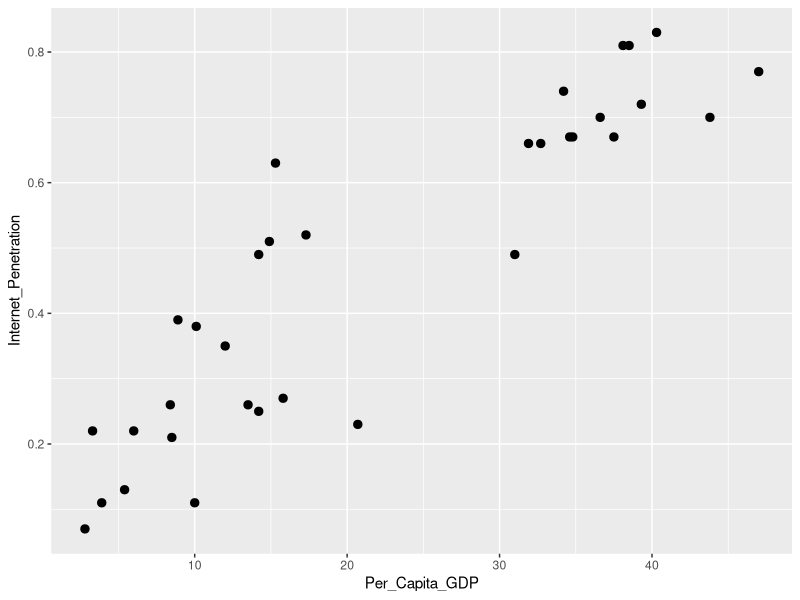
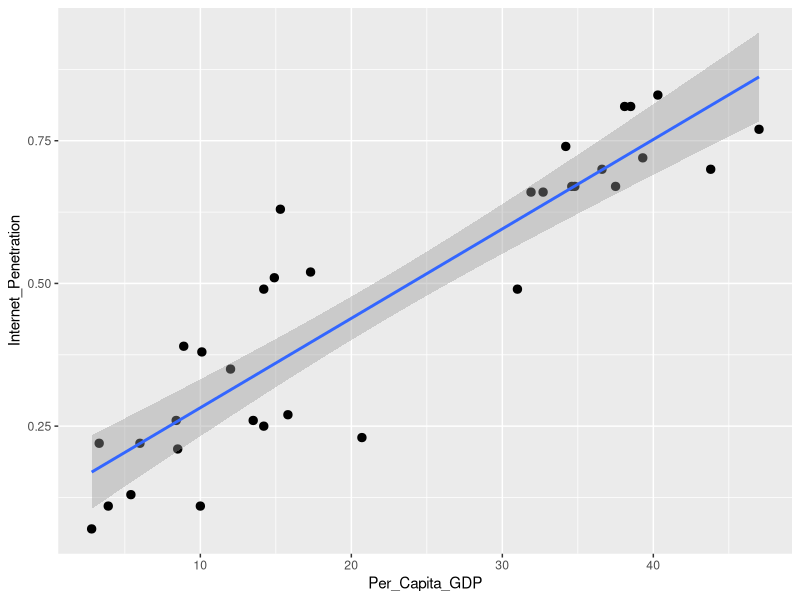

Generate these figures, in order, with R:
## ---- chunk 1
knitr::opts_chunk$set(fig.width = 12, fig.height = 8,echo = FALSE,warning = FALSE,message = FALSE)
## ---- chunk 2
# Dataset and R settings
library(ggplot2)
library(cowplot)

setwd("E:/School/2019/Spring/319 - Applied Statistics/Data")
internetUse <- read.csv(file = "internet_use.csv",header = TRUE)
## ---- chunk 3
Internet_Penetration <- internetUse$Internet.Penetration
Per_Capita_GDP <- internetUse$GDP.per.Capita.in.thousands.of..US

plot1 <- ggplot(internetUse,aes(x=Per_Capita_GDP, y=Internet_Penetration))+geom_point(size=2.5)
plot1

r <- cor(Per_Capita_GDP,Internet_Penetration)
## ---- chunk 4
fit <- lm(Internet_Penetration~Per_Capita_GDP, data = internetUse)
r <- cor(Per_Capita_GDP,Internet_Penetration)
tTest <- t.test(Per_Capita_GDP,Internet_Penetration)
tStat <- tTest$statistic
## ---- chunk 5
x <- 47
pIP <- fit$coefficients[1]+(fit$coefficients[2]*x)
## ---- chunk 6
plot2 <- ggplot(internetUse,aes(x=Per_Capita_GDP, y=Internet_Penetration))+geom_point(size=2.5)+geom_smooth(method = "lm")
plot2
